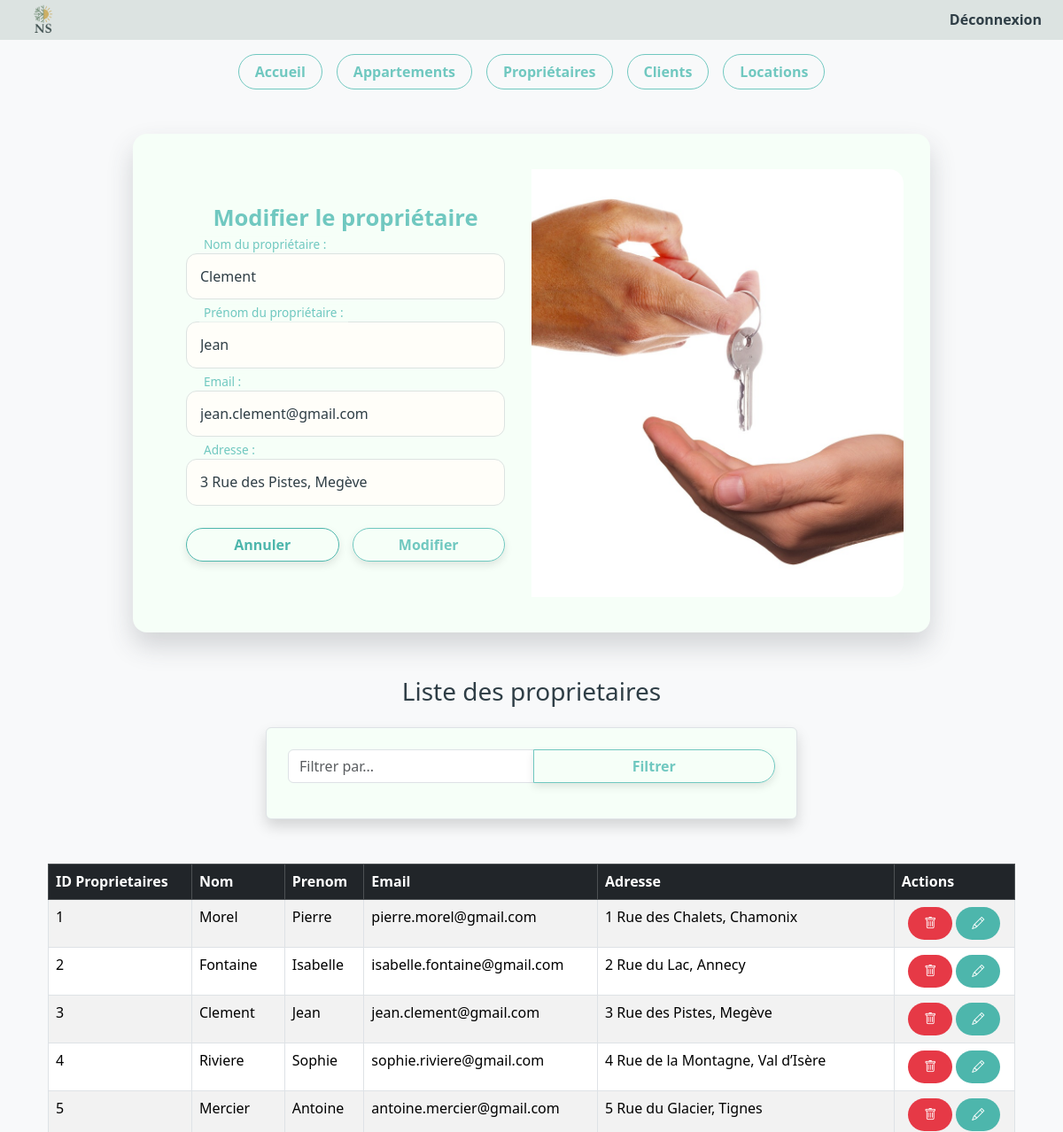
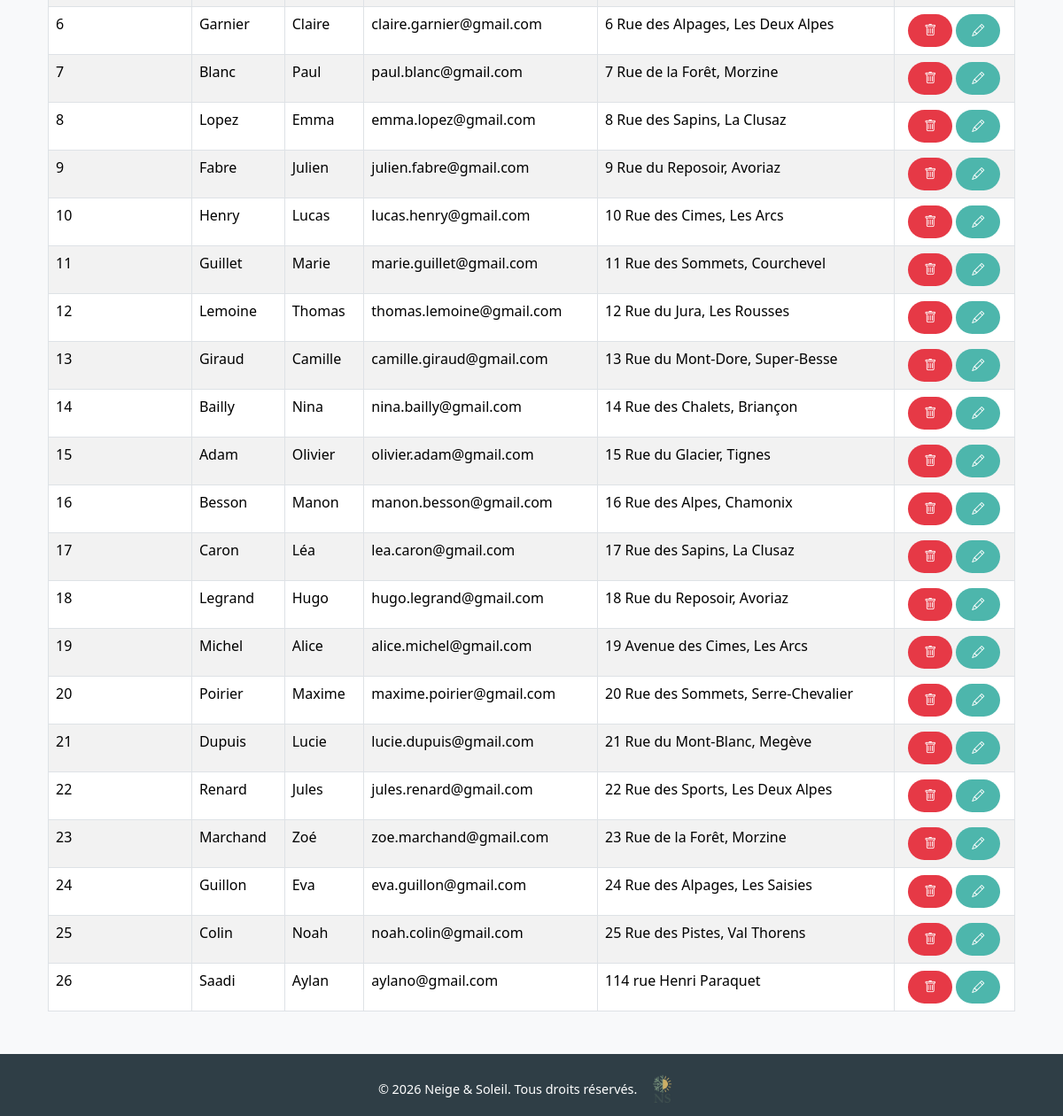
/index.php?page=3&action=edit&idproprio=3 (signed in), run on the app's committed database (2 pictures, top to bottom).
### tables this page shows
CREATE TABLE proprietaire (
  idproprio INT NOT NULL AUTO_INCREMENT,
  nom VARCHAR(50) NOT NULL,
  prenom VARCHAR(50) NOT NULL,
  email VARCHAR(50) NOT NULL,
  adresse TEXT NOT NULL,
  PRIMARY KEY (idproprio),
  UNIQUE KEY email (email)
);

### controleur/gestion_proprietaire.php (called while the page is built, shortened)
<?php
	$Proprietaire = null;
		if (isset($_GET['action']) && isset($_GET['idproprio'])){
			$action = $_GET['action'];
			$idproprio = (int)$_GET['idproprio'];
			switch ($action){
				case "edit":
					$Proprietaire = $unControleur->selectWhere_proprietaire($idproprio);
					break;
			}
		}
	$proprietaires = $unControleur->selectAll_proprietaires();
	require_once ("vue/vue_insert_Proprietaire.php");
	if(isset($_POST['Filtrer'])){
		$filtre = $_POST['filtre'];
		$lesProprietaires = $unControleur->selectLike_Proprietaire($filtre);
	}else {
		$lesProprietaires = $unControleur->selectAll_Proprietaires();
	}
	require_once("vue/vue_select_proprietaire.php");
?>

### modele/modele.class.php (called while the page is built, shortened)
<?php
class Modele {
    private $unPdo;
    public function __construct() {
        $url = "mysql:host=localhost;dbname=ns";
        $user = "root";
        $mdp = "";
        try {
            $this->unPdo = new PDO($url, $user, $mdp);
            $this->unPdo->setAttribute(PDO::ATTR_ERRMODE, PDO::ERRMODE_EXCEPTION);
        } catch (PDOException $exp) {
            echo "Erreur de Connexion à " . $url . "<br>";
            echo $exp->getMessage();
            exit();
        }
    }
    public function selectAll_proprietaires() {
        $requete = "SELECT * FROM proprietaire";
        $exec = $this->unPdo->prepare($requete);
        $exec->execute();
        return $exec->fetchAll();
    }
    public function selectWhere_proprietaire($idproprio) {
        $requete = "SELECT * FROM proprietaire WHERE idproprio = :idproprio";
        $exec = $this->unPdo->prepare($requete);
        $exec->execute([":idproprio" => $idproprio]);
        return $exec->fetch();
    }
}
?>

### controleur/controleur.class.php (called while the page is built, shortened)
<?php
require_once("modele/modele.class.php");
class Controleur
{
    private $unModele;
    public function __construct()
    {
        $this->unModele = new Modele();
    }
    public function selectAll_proprietaires()
    {
        return $this->unModele->selectAll_proprietaires();
    }
    public function selectWhere_proprietaire($idproprietaire)
    {
        return $this->unModele->selectWhere_Proprietaire($idproprietaire);
    }
}

### vue/vue_select_proprietaire.php (the view)
<h3 class="text-center mb-4">Liste des proprietaires</h3>
<form method="post" class="container mt-3 p-4 border rounded shadow" style="max-width: 600px;">
    <div class="input-group mb-3">
        <input type="text" name="filtre" class="form-control" placeholder="Filtrer par...">
        <button type="submit" name="Filtrer" class="btn btn-primary">Filtrer</button>
    </div>
</form>
<div class="container mt-3">
    <table class="table table-striped table-bordered">
        <thead class="table-dark">
            <tr>
                <th>ID Proprietaires</th>
                <th>Nom</th>
                <th>Prenom</th>
                <th>Email</th>
                <th>Adresse</th>
                <th>Actions</th>
            </tr>
        </thead>
        <tbody>
            <?php
            if (isset($lesProprietaires)){
                foreach($lesProprietaires as $unProprietaire){
                    echo "<tr>";
                    echo "<td>".$unProprietaire['idproprio']."</td>";
                    echo "<td>".$unProprietaire['nom']."</td>";
                    echo "<td>".$unProprietaire['prenom']."</td>";
                    echo "<td>".$unProprietaire['email']."</td>";
                    echo "<td>".$unProprietaire['adresse']."</td>";
                    echo "<td>";
                    echo "<a href='index.php?page=3&action=sup&idproprio=".$unProprietaire['idproprio']."'
                           onclick=\"return confirm('Voulez-vous vraiment supprimer cet Proprietaire ?');\"
                           class='btn btn-danger btn-sm me-1'>
                           <i class='bi bi-trash'></i>
                          </a>";
                    echo "<a href='index.php?page=3&action=edit&idproprio=".$unProprietaire['idproprio']."'
                           class='btn btn-warning btn-sm'>
                           <i class='bi bi-pencil'></i>
                          </a>";
                    echo "</td>";
                    echo "</tr>";
                }
            }
            ?>
        </tbody>
    </table>
</div>

### vue/vue_insert_proprietaire.php (shortened to what this page needs)
<div class="container">
    <form method="post" class="form-with-image">
        <div class="form-fields">
            <h3 class="text-center mb-4">
                <?= ($Proprietaire == null) ? "Ajout d'un propriétaire" : "Modifier le propriétaire" ?>
            </h3>
            <div class="form-group">
                <input type="text" id="nom" name="nom" placeholder=" "
                    value="<?= ($Proprietaire == null) ? '' : htmlspecialchars($Proprietaire['nom']) ?>" required>
                <label for="nom">Nom du propriétaire :</label>
            </div>
            <div class="form-group">
                <input type="text" id="prenom" name="prenom" placeholder=" "
                    value="<?= ($Proprietaire == null) ? '' : htmlspecialchars($Proprietaire['prenom']) ?>" required>
                <label for="prenom">Prénom du propriétaire :</label>
            </div>
            <div class="form-group">
                <input type="email" id="email" name="email" placeholder=" "
                    value="<?= ($Proprietaire == null) ? '' : htmlspecialchars($Proprietaire['email']) ?>" required>
                <label for="email">Email :</label>
            </div>
            <div class="form-group">
                <input type="text" id="adresse" name="adresse" placeholder=" "
                    value="<?= ($Proprietaire == null) ? '' : htmlspecialchars($Proprietaire['adresse']) ?>" required>
                <label for="adresse">Adresse :</label>
            </div>
            <div class="d-flex">
                <button type="reset" class="btn btn-secondary">Annuler</button>
                <button type="submit"
                    <?= ($Proprietaire == null) ? 'name="Valider"' : 'name="Modifier"' ?>
                    class="btn btn-primary">
                    <?= ($Proprietaire == null) ? 'Valider' : 'Modifier' ?>
                </button>
            </div>
        </div>
        <div class="form-image">
            <img src="images/design/proprietaire-.jpg" alt="Ajout propriétaire">
        </div>
    </form>
</div>

### styles/style.css (style rules this page uses)
:root { --color-dark: #2F3E46; --color-neutral: #DCE3E1; --color-accent: #70C8C0; --color-secondary: #4DB6AC; --color-bg: #F6FFF8; --color-highlight: #A3D9D0; --color-error: #E63946; }
*, *::after, *::before { box-sizing: border-box; }
body, html { height: 100%; margin: 0; padding: 0; font-family: 'Segoe UI', Tahoma, Geneva, Verdana, sans-serif; line-height: 1.4; color: var(--color-dark); background-color: var(--color-bg); }
.btn, .home-btn, .btn-dashboard, form .btn, .home-contact-form button { display: inline-block; font-weight: 600; border-radius: 50px; text-align: center; cursor: pointer; transition: all 0.3s ease; text-decoration: none; padding: 8px 18px; }
.btn, .home-btn, .btn-dashboard, form .btn-primary { background-color: transparent; color: var(--color-accent); border: 1px solid var(--color-accent); }
form .btn { flex: 1; padding: 6px 10px; box-shadow: 0 4px 10px rgba(0, 0, 0, 0.1); }
form .btn-secondary { color: var(--color-secondary); border: 1px solid var(--color-secondary); }
.btn-danger { background-color: var(--color-error); border: none; color: #fff; }
.btn-warning { background-color: var(--color-secondary); border: none; color: #fff; }
form { background: var(--color-bg); padding: 40px 30px; border-radius: 2rem; box-shadow: 0 15px 30px rgba(54,59,72,0.2); margin: 50px auto; max-width: 700px; width: 100%; }
form h2, form h3 { text-align: center; margin-bottom: 20px; color: var(--color-accent); font-weight: 600; font-size: 1.6rem; }
.form-group { position: relative; margin-bottom: 25px; }
.form-group input, .form-group select, .form-group textarea, .home-contact-form input, .home-contact-form textarea { width: 100%; padding: 14px 45px 14px 15px; border: 1px solid var(--color-neutral); border-radius: 12px; background-color: #fffef9; color: var(--color-dark); font-size: 1rem; transition: all 0.3s ease; }
.form-group label { position: absolute; left: 45px; top: 50%; transform: translateY(-50%); color: var(--color-secondary); font-size: 1rem; pointer-events: none; transition: all 0.3s ease; }
.form-group input:focus + label, .form-group input:not(:placeholder-shown) + label, .form-group textarea:focus + label, .form-group textarea:not(:placeholder-shown) + label, .form-group select:focus + label, .form-group select:not([value=""]) + label { top: -10px; left: 15px; font-size: 0.85rem; color: var(--color-accent); background: var(--color-bg); padding: 0 5px; }
form .d-flex, .home-form-row { display: flex; gap: 15px; justify-content: space-between; }
.form-with-image { display: flex; flex-direction: row; overflow: hidden; border-radius: 16px; max-width: 900px; margin: 50px auto; }
.form-with-image .form-fields { flex: 1; padding: 40px 30px; display: flex; flex-direction: column; justify-content: center; }
.form-with-image .form-image { flex-shrink: 0; width: 50%; min-width: 200px; }
.form-with-image .form-image img { width: 100%; height: 100%; object-fit: cover; border-top-right-radius: 16px; border-bottom-right-radius: 16px; }
img, .btn-dashboard, form .btn { max-width: 100%; height: auto; box-sizing: border-box; }
table td:last-child { white-space: nowrap !important; text-align: center; vertical-align: middle; }
table td a.btn { display: inline-flex; align-items: center; justify-content: center; vertical-align: middle; margin-right: 6px; }
table td a.btn:last-child { margin-right: 0; }

### data on the page
proprietaire: nom "Clement", prenom "Jean", email "jean.clement@gmail.com", adresse "3 Rue des Pistes, Megève", idproprio "3"
proprietaire: idproprio "1", nom "Morel", prenom "Pierre", email "pierre.morel@gmail.com", adresse "1 Rue des Chalets, Chamonix"
proprietaire: idproprio "2", nom "Fontaine", prenom "Isabelle", email "isabelle.fontaine@gmail.com", adresse "2 Rue du Lac, Annecy"
proprietaire: idproprio "4", nom "Riviere", prenom "Sophie", email "sophie.riviere@gmail.com", adresse "4 Rue de la Montagne, Val d’Isère"
proprietaire: idproprio "5", nom "Mercier", prenom "Antoine", email "antoine.mercier@gmail.com", adresse "5 Rue du Glacier, Tignes"
proprietaire: idproprio "6", nom "Garnier", prenom "Claire", email "claire.garnier@gmail.com", adresse "6 Rue des Alpages, Les Deux Alpes"
proprietaire: idproprio "7", nom "Blanc", prenom "Paul", email "paul.blanc@gmail.com", adresse "7 Rue de la Forêt, Morzine"
proprietaire: idproprio "8", nom "Lopez", prenom "Emma", email "emma.lopez@gmail.com", adresse "8 Rue des Sapins, La Clusaz"
proprietaire: idproprio "9", nom "Fabre", prenom "Julien", email "julien.fabre@gmail.com", adresse "9 Rue du Reposoir, Avoriaz"
proprietaire: idproprio "10", nom "Henry", prenom "Lucas", email "lucas.henry@gmail.com", adresse "10 Rue des Cimes, Les Arcs"
proprietaire: idproprio "11", nom "Guillet", prenom "Marie", email "marie.guillet@gmail.com", adresse "11 Rue des Sommets, Courchevel"
proprietaire: idproprio "12", nom "Lemoine", prenom "Thomas", email "thomas.lemoine@gmail.com", adresse "12 Rue du Jura, Les Rousses"
proprietaire: idproprio "13", nom "Giraud", prenom "Camille", email "camille.giraud@gmail.com", adresse "13 Rue du Mont-Dore, Super-Besse"
proprietaire: idproprio "14", nom "Bailly", prenom "Nina", email "nina.bailly@gmail.com", adresse "14 Rue des Chalets, Briançon"
proprietaire: idproprio "15", nom "Adam", prenom "Olivier", email "olivier.adam@gmail.com", adresse "15 Rue du Glacier, Tignes"
proprietaire: idproprio "16", nom "Besson", prenom "Manon", email "manon.besson@gmail.com", adresse "16 Rue des Alpes, Chamonix"
proprietaire: idproprio "17", nom "Caron", prenom "Léa", email "lea.caron@gmail.com", adresse "17 Rue des Sapins, La Clusaz"
proprietaire: idproprio "18", nom "Legrand", prenom "Hugo", email "hugo.legrand@gmail.com", adresse "18 Rue du Reposoir, Avoriaz"
proprietaire: idproprio "19", nom "Michel", prenom "Alice", email "alice.michel@gmail.com", adresse "19 Avenue des Cimes, Les Arcs"
proprietaire: idproprio "20", nom "Poirier", prenom "Maxime", email "maxime.poirier@gmail.com", adresse "20 Rue des Sommets, Serre-Chevalier"
proprietaire: idproprio "21", nom "Dupuis", prenom "Lucie", email "lucie.dupuis@gmail.com", adresse "21 Rue du Mont-Blanc, Megève"
proprietaire: idproprio "22", nom "Renard", prenom "Jules", email "jules.renard@gmail.com", adresse "22 Rue des Sports, Les Deux Alpes"
proprietaire: idproprio "23", nom "Marchand", prenom "Zoé", email "zoe.marchand@gmail.com", adresse "23 Rue de la Forêt, Morzine"
proprietaire: idproprio "24", nom "Guillon", prenom "Eva", email "eva.guillon@gmail.com", adresse "24 Rue des Alpages, Les Saisies"
proprietaire: idproprio "25", nom "Colin", prenom "Noah", email "noah.colin@gmail.com", adresse "25 Rue des Pistes, Val Thorens"
proprietaire: idproprio "26", nom "Saadi", prenom "Aylan", email "aylano@gmail.com", adresse "114 rue Henri Paraquet"
